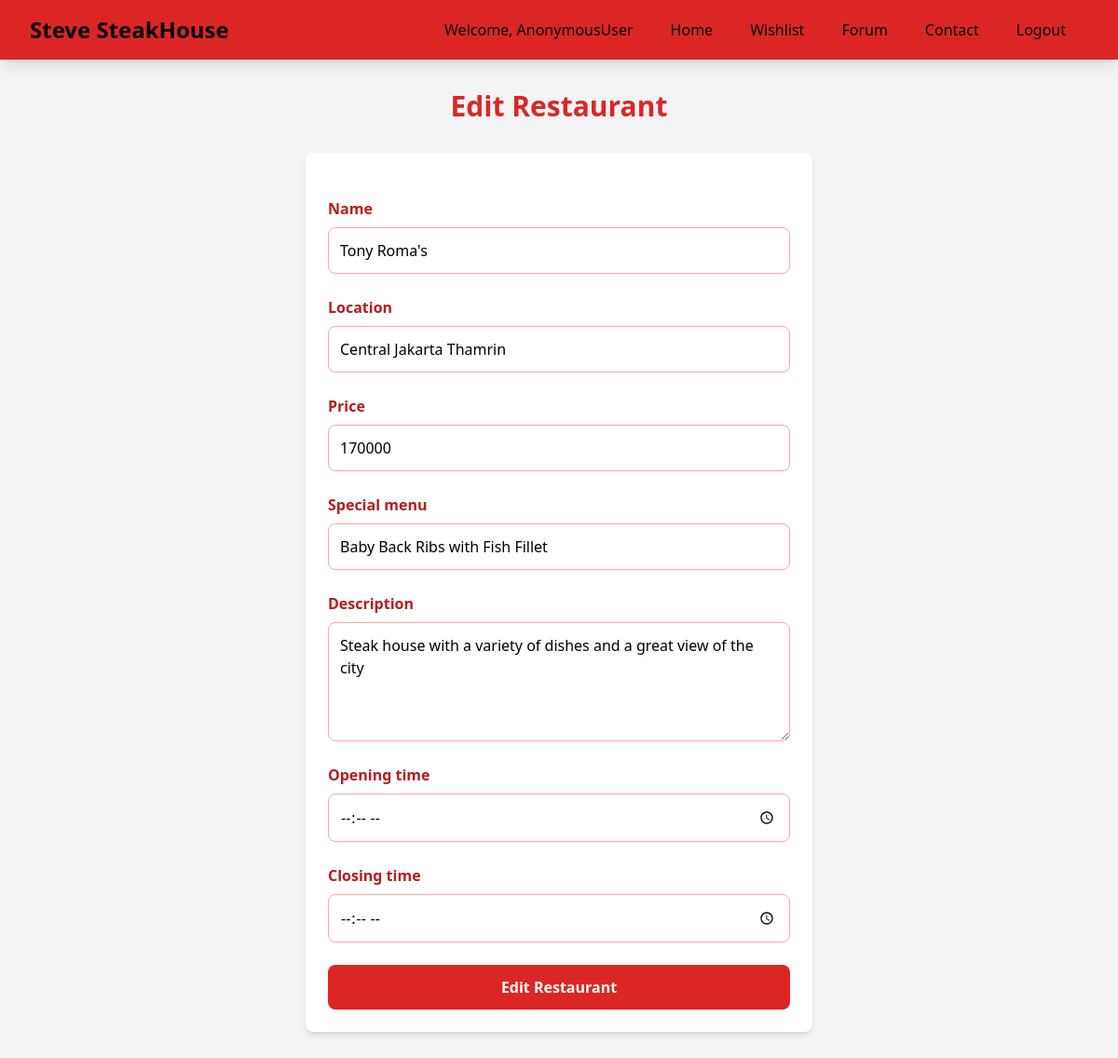
/edit-resto/3/, run on the app's committed database.
### resto/models.py (models this page shows, shortened)
class Restaurant(models.Model):
    id = models.IntegerField(primary_key=True)
    name = models.CharField(max_length=100)
    price = models.IntegerField(validators=[MinValueValidator(1)])
    location = models.CharField(max_length=100)
    special_menu = models.CharField(max_length=100)
    rating = models.PositiveIntegerField(
        validators=[MinValueValidator(1), MaxValueValidator(5)], default = 0
    )
    description = models.TextField(default= "Steak house with a variety of dishes and a great view of the city")
    opening_time = models.TimeField(default="07:00:00")
    closing_time = models.TimeField(default = "22:00:00")

### main/views.py (the view)
# urls.py: path('edit-resto/<int:id>/', edit_resto, name='edit_resto'),
def edit_resto(request, id):
    restaurant = get_object_or_404(Restaurant, id=id)
    form = RestaurantForm(request.POST or None, instance=restaurant)
    if form.is_valid() and request.method == "POST":
        form.save()
        return HttpResponseRedirect(reverse('main:main_page'))
    context = {'form': form}
    return render(request, "edit_resto.html", context)

### main/forms.py
class RestaurantForm(ModelForm):
    class Meta:
        model = Restaurant
        fields = ["name", "location", "price", "special_menu","description", "opening_time", "closing_time"]

### main/templates/edit_resto.html (shortened to what this page needs)
{% extends 'base.html' %}
{% load static %}
{% block content %}
{% include 'navbar.html' %}
<div class="flex flex-col min-h-screen bg-gray-100">
  <div class="container mx-auto px-4 py-8 mt-16 max-w-xl">
    <h1 class="text-3xl font-bold text-center mb-8 text-red-600">Edit Restaurant</h1>
    <div class="bg-white shadow-md rounded-lg p-6">
      <form method="POST" class="space-y-6">
        {% for field in form %}
          <div class="flex flex-col">
            <label for="{{ field.id_for_label }}" class="mb-2 font-semibold text-red-700">{{ field.label }}</label>
            {% if field.name == "description" %}
              <textarea name="{{ field.name }}" id="{{ field.id_for_label }}"
                class="border border-red-300 rounded-lg p-3 w-full h-32 focus:outline-none focus:ring-2 focus:ring-red-500 focus:border-red-500">{{ field.value|default_if_none:'' }}</textarea>
            {% elif field.name == "opening_time" or field.name == "closing_time" %}
              <input type="time" name="{{ field.name }}" id="{{ field.id_for_label }}"
                value="{{ field.value|default_if_none:'' }}"
                class="border border-red-300 rounded-lg p-3 w-full focus:outline-none focus:ring-2 focus:ring-red-500 focus:border-red-500"/>
            {% else %}
              <input type="{{ field.field.widget.input_type }}" name="{{ field.name }}" id="{{ field.id_for_label }}"
                value="{{ field.value|default_if_none:'' }}"
                class="border border-red-300 rounded-lg p-3 w-full focus:outline-none focus:ring-2 focus:ring-red-500 focus:border-red-500"/>
            {% endif %}
          </div>
        {% endfor %}
        <div class="flex justify-center mt-6">
          <button type="submit" class="bg-red-600 text-white font-semibold px-6 py-3 rounded-lg hover:bg-red-700 transition duration-300 ease-in-out w-full">
            Edit Restaurant
          </button>
        </div>
      </form>
    </div>
  </div>
</div>
{% endblock %}

### static/css/global.css (style rules this page uses)
button { background-color: #e3342f; border: none; color: white; font-size: 1rem; font-weight: bold; padding: 12px 16px; border-radius: 5px; cursor: pointer; transition: background-color 0.3s ease, box-shadow 0.3s ease; }

### data on the page
Restaurant: name "Tony Roma's" "Central Jakarta Thamrin" "Baby Back Ribs with Fish Fillet", description "Steak house with a variety of dishes and a great view of the city"

### other printed values
{{ user }} "AnonymousUser"
{{ field.label }} "Name" "Location" "Price" "Special menu" "Description" "Opening time" "Closing time"
